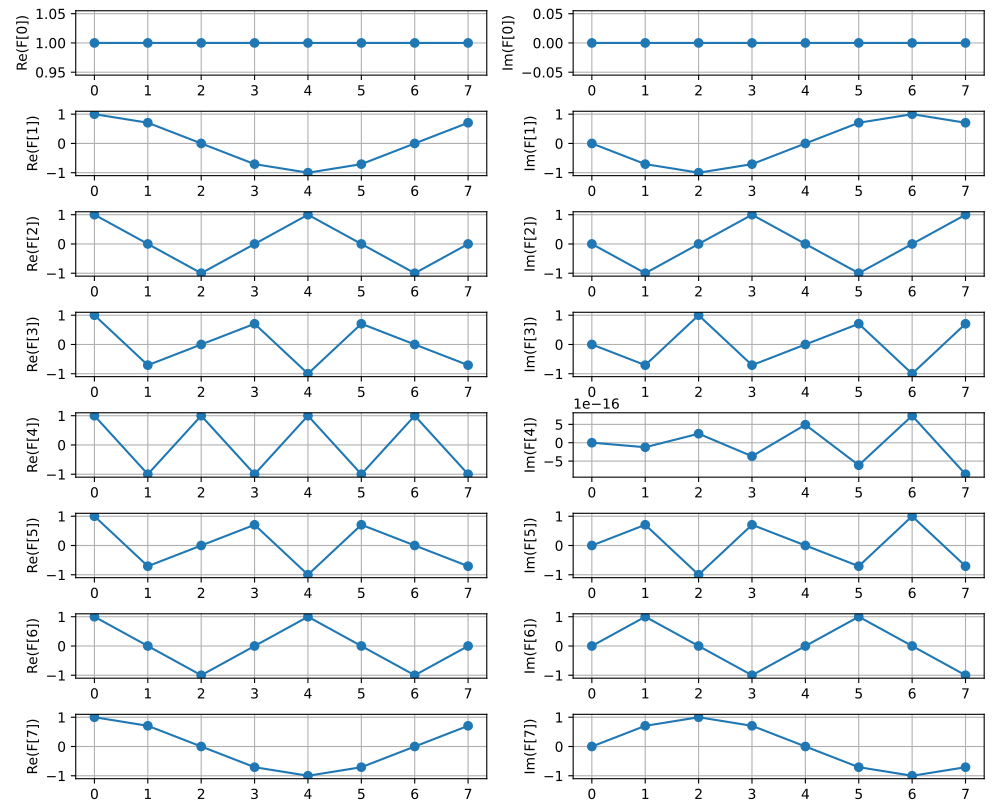

Write the Python code that produced this figure.
import numpy as np
import matplotlib.pyplot as plt

N = 8

F = np.zeros((N, N), dtype=complex)
for i in range(N):
    for j in range(N):
        F[i, j] = np.exp(-2j * np.pi * i * j / N)

F_H = np.conj(F.T)
product = np.dot(F_H, F)
identity_scaled = N * np.eye(N)  # N * identitate

# np.allclose verifica daca 2 matrici sunt aproximativ egale
print("Matricea e unitara:", np.allclose(product, identity_scaled))
print("Norma F_H*F - N*I:", np.linalg.norm(product - identity_scaled))

fig, axs = plt.subplots(N, 2, figsize=(10, 12))
n_vals = np.arange(N)

for k in range(N):
    axs[k, 0].plot(n_vals, F[k].real, marker='o')
    axs[k, 0].set_ylabel(f"Re(F[{k}])")
    axs[k, 0].grid(True)

    axs[k, 1].plot(n_vals, F[k].imag, marker='o')
    axs[k, 1].set_ylabel(f"Im(F[{k}])")
    axs[k, 1].grid(True)

plt.tight_layout()
plt.show()
